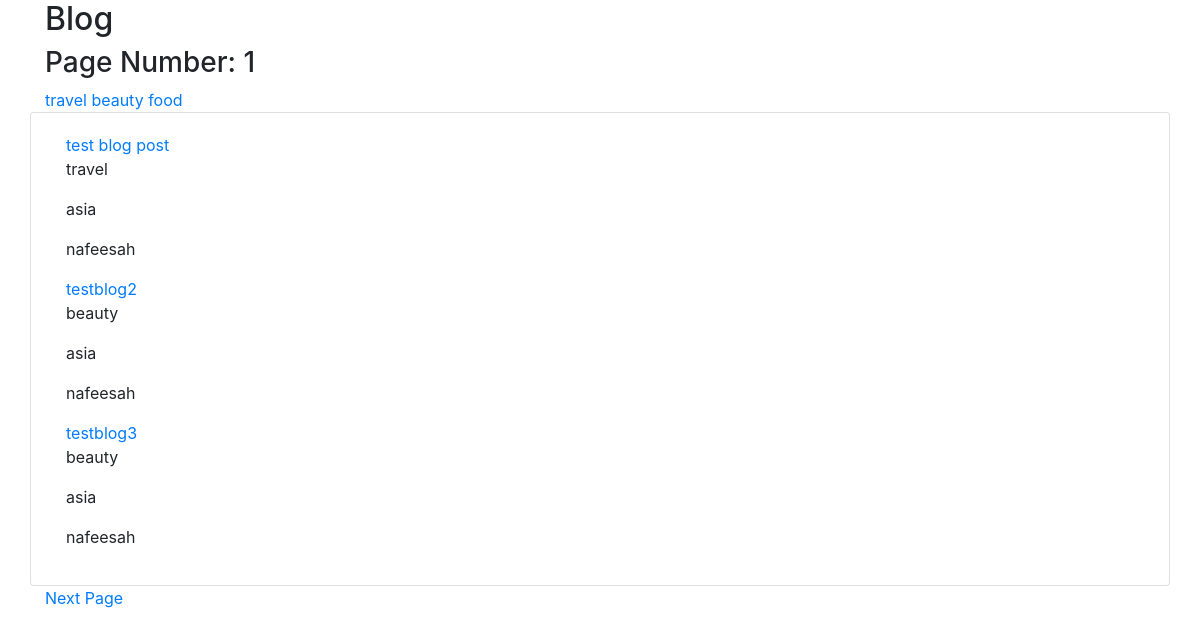
The page / on the database its author committed.
### blog/models.py (models this page shows)
class Post(models.Model):
    title = models.CharField(max_length=500, blank=False)
    slug = models.SlugField(max_length=250, null=True, blank=True)
    category = models.ForeignKey(Category, null=True, blank=True, on_delete=models.SET_NULL)
    tags = models.ForeignKey(Tags, null=True, blank=True, on_delete=models.SET_NULL)
    author = models.ForeignKey(User, on_delete=models.PROTECT)
    content = models.TextField()

class Category(models.Model):
    name = models.CharField(max_length=250)
    slug = models.SlugField(max_length=250, blank=True)
    def __str__(self):
        return self.name

class Tags(models.Model):
    name = models.CharField(max_length=250)
    slug = models.SlugField(max_length=250, blank=True)
    def __str__(self):
        return self.name

### blog/views.py (the view)
# urls.py: 2. Add a URL to urlpatterns:  path('', views.home, name='home')
def home(request):
    posts = Post.objects.all()
    categories = None
    paginator = Paginator(posts, 3)
    page_num = request.GET.get('page')
    page = paginator.get_page(page_num)
    if request.GET:
        if 'category' in request.GET:
            categories = request.GET['category'].split(',')
            posts = posts.filter(category__name__in=categories)
            categories = Category.objects.filter(name__in=categories)
    context = {
        'posts': posts,
        'current_categories': categories,
        'page': page,
        'count': paginator.count
        }
    return render(request, 'blog/index.html', context)

### blog/templates/blog/index.html (shortened to what this page needs)
<!DOCTYPE html>
<html lang="en">
<head>
    <link rel="stylesheet" href="https://maxcdn.bootstrapcdn.com/bootstrap/4.1.3/css/bootstrap.min.css">
</head>
<div class="container">
    <div class="row">
        <div class="col-12">
        <h2>Blog</h2>
        <h3>Page Number: {{page.number}}</h3>
        </div>
    </div>
    <div class="row">
        <div class="col-12">
            <a href="{% url 'home' %}?category=travel">travel</a>
            <a href="{% url 'home' %}?category=beauty">beauty</a>
            <a href="{% url 'home' %}?category=food">food</a>
        </div>
    </div>
    <div class="row">
        <div class="col-12 card">
                        <div class="card-body">
             {% for post in page.object_list %}
                <a href="{% url 'post_detail' post.slug %}"> {{ post.title }}</a>
                <p>{{ post.category }}</p>
                <p>{{ post.tags }}</p>
                <p>{{ post.author }}</p>
               {% endfor %}
            </div>
            </div>
            </div>
            <div>
                {% if page.has_next %}
                <a href="{% url 'home' %}?page={{ page.next_page_number }}"> Next Page</a>
                {% endif %}
            </div>
            </div>
</html>

### rows shown on the page
Post: title "test blog post", category "travel", tags "asia", author "nafeesah"
Post: title "testblog2", category "beauty", tags "asia", author "nafeesah"
Post: title "testblog3", category "beauty", tags "asia", author "nafeesah"

### other values the page prints
{{ page.number }} "1"
